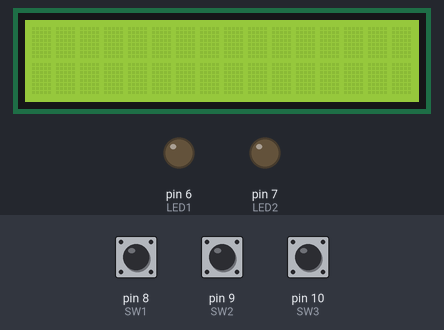
Recording of a sketch running on a simulated Arduino Uno, built with avr-gcc and run on an emulated ATmega328P. Shown: 16×2 character LCD, output pins drawn as LEDs (lit = HIGH). The test bench sets the inputs (shaded band); at power-on: pin 9 (SW2) LOW, pin 10 (SW3) LOW, pin 8 (SW1) HIGH.

Above: at 1.2 s.
1.3 s: pin 9 (SW2) pulled HIGH for 0.15 s
At 2.0 s:
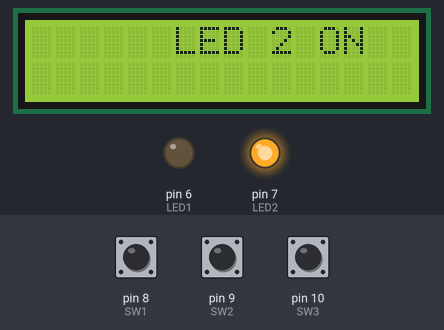
2.9 s: pin 10 (SW3) pulled HIGH for 0.15 s
At 4.1 s:
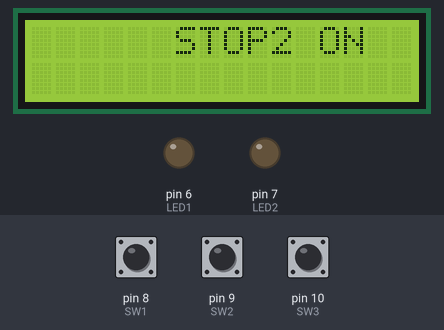
4.5 s: pin 9 (SW2) pulled HIGH for 1 s
At 5.6 s:
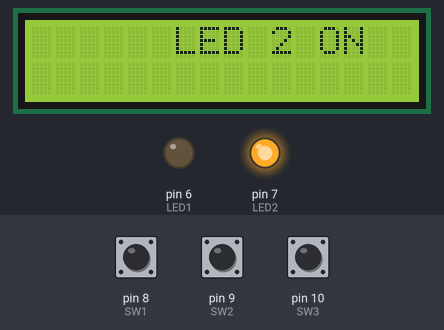
7.0 s: pin 10 (SW3) pulled HIGH for 1 s
At 7.5 s:
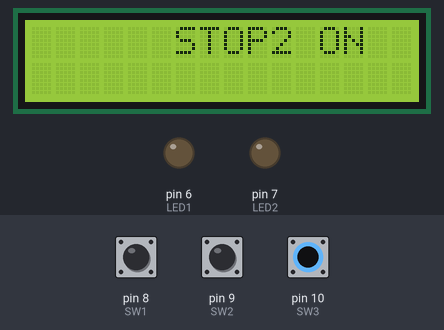
Timing chart, 0 to 10.0 s (numbered marks = the images above; inputs shaded):
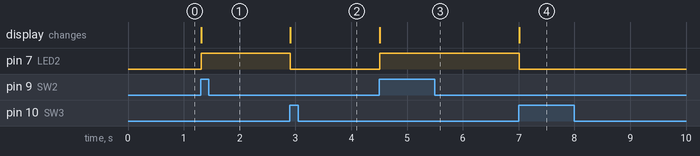

Measured:
- after the input at 1.3 s, pin 7 (LED2): LOW → HIGH at once; the display: changes at once (image 1)
- after the input at 2.9 s, pin 7 (LED2): HIGH → LOW at once; the display: changes at once (image 2)
- after the input at 4.5 s, pin 7 (LED2): LOW → HIGH at once; the display: changes at once (image 3)
- after the input at 7.0 s, pin 7 (LED2): HIGH → LOW at once; the display: changes at once (image 4)

The sketch:

LCD.ino
```cpp
#include <LiquidCrystal.h>

const int rs = 12, en = 11, d4 = 5, d5 = 4, d6 = 3, d7 = 2;
LiquidCrystal lcd(rs, en, d4, d5, d6, d7);
int SW1 = 8;
int SW2 = 9;
int SW3 = 10;
int LED1 = 6;
int LED2 = 7;
void setup() {
 lcd.begin(16, 2);
 pinMode(LED1,OUTPUT);
 pinMode(LED2,OUTPUT);

 pinMode(SW1,INPUT);
 pinMode(SW2,INPUT);
 pinMode(SW3,INPUT);
}
void loop(){
  if(digitalRead(SW1)==0){
    delay(10);
    while(digitalRead(SW1)==0);
    delay(10);
    digitalWrite(LED1,HIGH);
    digitalWrite(LED2,LOW);
    lcd.setCursor(6,0);
    lcd.print("LED 1 ON");
  }
   if(digitalRead(SW2)==0){
    delay(10);
    while(digitalRead(SW2)==0);
    delay(10);
    digitalWrite(LED1,LOW);
    digitalWrite(LED2,HIGH);
    lcd.setCursor(6,0);
    lcd.print("LED 2 ON");
  }
   if(digitalRead(SW3)==0){
    delay(10);
    while(digitalRead(SW3)==0);
    delay(10);
    digitalWrite(LED1,LOW);
    digitalWrite(LED2,LOW);
    lcd.setCursor(6,0);
    lcd.print("STOP");
  }
}
```
